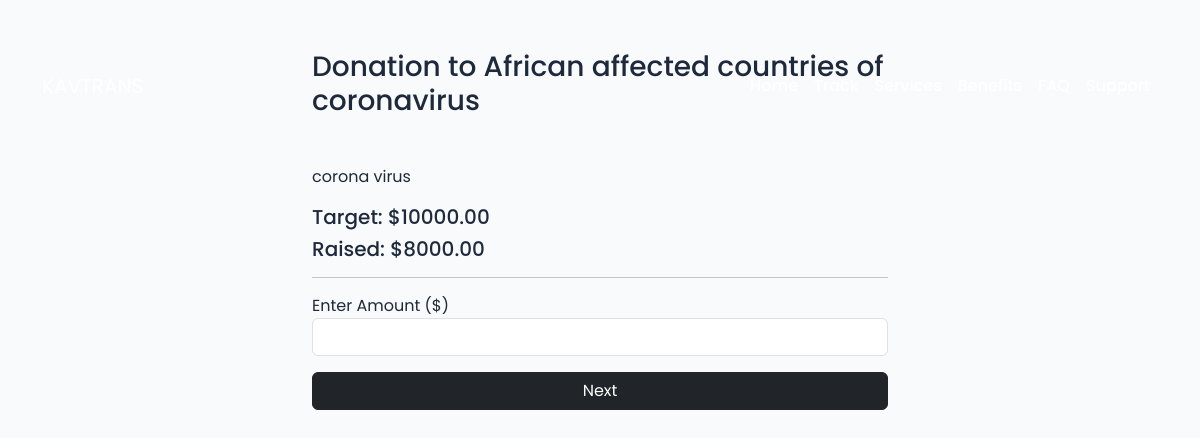
Page /dashboard/donate/7/ on the committed database.
### core/models.py (models this page shows, shortened)
class DonationCause(models.Model):
    title = models.CharField(max_length=200)
    description = models.TextField()
    image = CloudinaryField('image', blank=True, null=True)  # <- use CloudinaryField
    target_amount = models.DecimalField(max_digits=10, decimal_places=2)
    amount_raised = models.DecimalField(max_digits=10, decimal_places=2, default=0)
    is_active = models.BooleanField(default=True)
    created_at = models.DateTimeField(auto_now_add=True)

### dashboard/views.py (the view)
# urls.py: path("donate/<int:cause_id>/", views.donate_to_cause, name="donate_to_cause"),
def donate_to_cause(request, cause_id):
    cause = get_object_or_404(DonationCause, id=cause_id)
    return render(request, "dashboard/donate_to_cause.html", {
        "cause": cause
    })

### templates/dashboard/donate_to_cause.html (shortened to what this page needs)
{% extends "base.html" %}
{% block content %}
<div class="container" style="max-width:600px; margin:50px auto;">
    <h3>{{ cause.title }}</h3>
    <p class="mt-3">{{ cause.description }}</p>
    <h5>Target: ${{ cause.target_amount }}</h5>
    <h5>Raised: ${{ cause.amount_raised }}</h5>
    <hr>
    <form method="POST" action="">
    <div class="mb-3">
        <label>Enter Amount ($)</label>
        <input type="number" name="amount" class="form-control" required min="1" step="any">
    </div>
    <button class="btn btn-dark w-100">Next</button>
</form>
</div>
{% endblock %}

### templates/base.html (style rules this page uses)
:root { --primary:#0f172a; --accent:#ff6b00; --light:#f8fafc; --text:#1e293b; }
body { font-family:'Poppins', sans-serif; background:var(--light); margin:0; color:var(--text); }

### rows in the picture
DonationCause: title "Donation to African affected countries of coronavirus", description "corona virus", target_amount "10000.00", amount_raised "8000.00"
